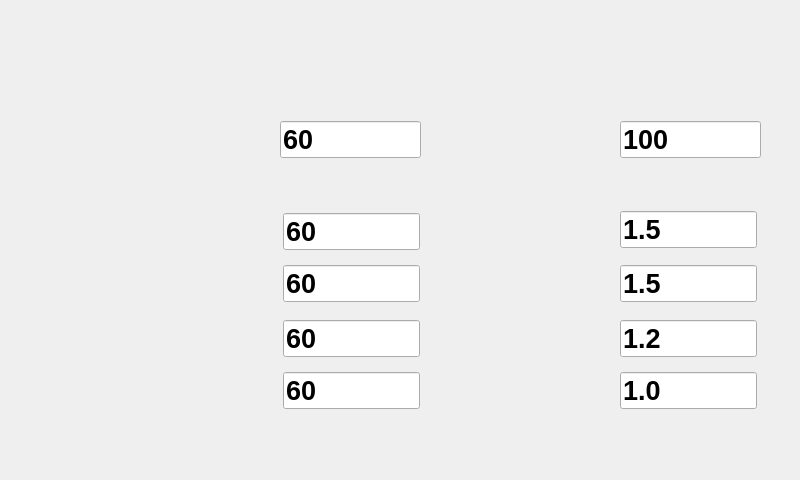
<?xml version="1.0" encoding="UTF-8"?>
<ui version="4.0">
 <class>Billing_info</class>
 <widget class="QWidget" name="Billing_info">
  <property name="geometry">
   <rect>
    <x>0</x>
    <y>0</y>
    <width>800</width>
    <height>480</height>
   </rect>
  </property>
  <property name="windowTitle">
   <string>Form</string>
  </property>
  <widget class="QLabel" name="label">
   <property name="geometry">
    <rect>
     <x>0</x>
     <y>0</y>
     <width>800</width>
     <height>480</height>
    </rect>
   </property>
   <property name="autoFillBackground">
    <bool>false</bool>
   </property>
   <property name="styleSheet">
    <string notr="true">border-image:url(:/img/images/33_E4.png)</string>
   </property>
   <property name="text">
    <string/>
   </property>
  </widget>
  <widget class="QPushButton" name="change_billinf_but">
   <property name="geometry">
    <rect>
     <x>30</x>
     <y>360</y>
     <width>98</width>
     <height>81</height>
    </rect>
   </property>
   <property name="focusPolicy">
    <enum>Qt::NoFocus</enum>
   </property>
   <property name="styleSheet">
    <string notr="true">background: transparent;</string>
   </property>
   <property name="text">
    <string/>
   </property>
   <property name="flat">
    <bool>true</bool>
   </property>
  </widget>
  <widget class="QPushButton" name="change_moni_but">
   <property name="geometry">
    <rect>
     <x>28</x>
     <y>98</y>
     <width>98</width>
     <height>81</height>
    </rect>
   </property>
   <property name="focusPolicy">
    <enum>Qt::NoFocus</enum>
   </property>
   <property name="styleSheet">
    <string notr="true">background: transparent;</string>
   </property>
   <property name="text">
    <string/>
   </property>
   <property name="flat">
    <bool>true</bool>
   </property>
  </widget>
  <widget class="QPushButton" name="change_equ_but">
   <property name="geometry">
    <rect>
     <x>30</x>
     <y>190</y>
     <width>98</width>
     <height>81</height>
    </rect>
   </property>
   <property name="focusPolicy">
    <enum>Qt::NoFocus</enum>
   </property>
   <property name="styleSheet">
    <string notr="true">background: transparent;</string>
   </property>
   <property name="text">
    <string/>
   </property>
   <property name="flat">
    <bool>true</bool>
   </property>
  </widget>
  <widget class="QPushButton" name="change_batinf_but">
   <property name="geometry">
    <rect>
     <x>30</x>
     <y>270</y>
     <width>98</width>
     <height>81</height>
    </rect>
   </property>
   <property name="focusPolicy">
    <enum>Qt::NoFocus</enum>
   </property>
   <property name="styleSheet">
    <string notr="true">background: transparent;</string>
   </property>
   <property name="text">
    <string/>
   </property>
   <property name="flat">
    <bool>true</bool>
   </property>
  </widget>
  <widget class="QLineEdit" name="total_power">
   <property name="geometry">
    <rect>
     <x>280</x>
     <y>121</y>
     <width>141</width>
     <height>37</height>
    </rect>
   </property>
   <property name="font">
    <font>
     <pointsize>20</pointsize>
     <weight>75</weight>
     <bold>true</bold>
    </font>
   </property>
   <property name="cursor">
    <cursorShape>ArrowCursor</cursorShape>
   </property>
   <property name="focusPolicy">
    <enum>Qt::NoFocus</enum>
   </property>
   <property name="text">
    <string>60</string>
   </property>
  </widget>
  <widget class="QLineEdit" name="total_cost">
   <property name="geometry">
    <rect>
     <x>620</x>
     <y>121</y>
     <width>141</width>
     <height>37</height>
    </rect>
   </property>
   <property name="font">
    <font>
     <pointsize>20</pointsize>
     <weight>75</weight>
     <bold>true</bold>
    </font>
   </property>
   <property name="cursor">
    <cursorShape>ArrowCursor</cursorShape>
   </property>
   <property name="focusPolicy">
    <enum>Qt::NoFocus</enum>
   </property>
   <property name="text">
    <string>100</string>
   </property>
  </widget>
  <widget class="QLineEdit" name="tip_power">
   <property name="geometry">
    <rect>
     <x>283</x>
     <y>213</y>
     <width>137</width>
     <height>37</height>
    </rect>
   </property>
   <property name="font">
    <font>
     <pointsize>20</pointsize>
     <weight>75</weight>
     <bold>true</bold>
    </font>
   </property>
   <property name="cursor">
    <cursorShape>ArrowCursor</cursorShape>
   </property>
   <property name="focusPolicy">
    <enum>Qt::NoFocus</enum>
   </property>
   <property name="text">
    <string>60</string>
   </property>
  </widget>
  <widget class="QLineEdit" name="peak_power">
   <property name="geometry">
    <rect>
     <x>283</x>
     <y>265</y>
     <width>137</width>
     <height>37</height>
    </rect>
   </property>
   <property name="font">
    <font>
     <pointsize>20</pointsize>
     <weight>75</weight>
     <bold>true</bold>
    </font>
   </property>
   <property name="cursor">
    <cursorShape>ArrowCursor</cursorShape>
   </property>
   <property name="focusPolicy">
    <enum>Qt::NoFocus</enum>
   </property>
   <property name="text">
    <string>60</string>
   </property>
  </widget>
  <widget class="QLineEdit" name="flat_power">
   <property name="geometry">
    <rect>
     <x>283</x>
     <y>320</y>
     <width>137</width>
     <height>37</height>
    </rect>
   </property>
   <property name="font">
    <font>
     <pointsize>20</pointsize>
     <weight>75</weight>
     <bold>true</bold>
    </font>
   </property>
   <property name="cursor">
    <cursorShape>ArrowCursor</cursorShape>
   </property>
   <property name="focusPolicy">
    <enum>Qt::NoFocus</enum>
   </property>
   <property name="text">
    <string>60</string>
   </property>
  </widget>
  <widget class="QLineEdit" name="valley_power">
   <property name="geometry">
    <rect>
     <x>283</x>
     <y>372</y>
     <width>137</width>
     <height>37</height>
    </rect>
   </property>
   <property name="font">
    <font>
     <pointsize>20</pointsize>
     <weight>75</weight>
     <bold>true</bold>
    </font>
   </property>
   <property name="cursor">
    <cursorShape>ArrowCursor</cursorShape>
   </property>
   <property name="focusPolicy">
    <enum>Qt::NoFocus</enum>
   </property>
   <property name="text">
    <string>60</string>
   </property>
  </widget>
  <widget class="QLineEdit" name="tip_price">
   <property name="geometry">
    <rect>
     <x>620</x>
     <y>211</y>
     <width>137</width>
     <height>37</height>
    </rect>
   </property>
   <property name="font">
    <font>
     <pointsize>20</pointsize>
     <weight>75</weight>
     <bold>true</bold>
    </font>
   </property>
   <property name="cursor">
    <cursorShape>ArrowCursor</cursorShape>
   </property>
   <property name="focusPolicy">
    <enum>Qt::NoFocus</enum>
   </property>
   <property name="text">
    <string>1.5</string>
   </property>
  </widget>
  <widget class="QLineEdit" name="valley_price">
   <property name="geometry">
    <rect>
     <x>620</x>
     <y>372</y>
     <width>137</width>
     <height>37</height>
    </rect>
   </property>
   <property name="font">
    <font>
     <pointsize>20</pointsize>
     <weight>75</weight>
     <bold>true</bold>
    </font>
   </property>
   <property name="cursor">
    <cursorShape>ArrowCursor</cursorShape>
   </property>
   <property name="focusPolicy">
    <enum>Qt::NoFocus</enum>
   </property>
   <property name="text">
    <string>1.0</string>
   </property>
  </widget>
  <widget class="QLineEdit" name="flat_price">
   <property name="geometry">
    <rect>
     <x>620</x>
     <y>320</y>
     <width>137</width>
     <height>37</height>
    </rect>
   </property>
   <property name="font">
    <font>
     <pointsize>20</pointsize>
     <weight>75</weight>
     <bold>true</bold>
    </font>
   </property>
   <property name="cursor">
    <cursorShape>ArrowCursor</cursorShape>
   </property>
   <property name="focusPolicy">
    <enum>Qt::NoFocus</enum>
   </property>
   <property name="text">
    <string>1.2</string>
   </property>
  </widget>
  <widget class="QLineEdit" name="peak_price">
   <property name="geometry">
    <rect>
     <x>620</x>
     <y>265</y>
     <width>137</width>
     <height>37</height>
    </rect>
   </property>
   <property name="font">
    <font>
     <pointsize>20</pointsize>
     <weight>75</weight>
     <bold>true</bold>
    </font>
   </property>
   <property name="cursor">
    <cursorShape>ArrowCursor</cursorShape>
   </property>
   <property name="focusPolicy">
    <enum>Qt::NoFocus</enum>
   </property>
   <property name="text">
    <string>1.5</string>
   </property>
  </widget>
 </widget>
 <resources/>
 <connections/>
</ui>
